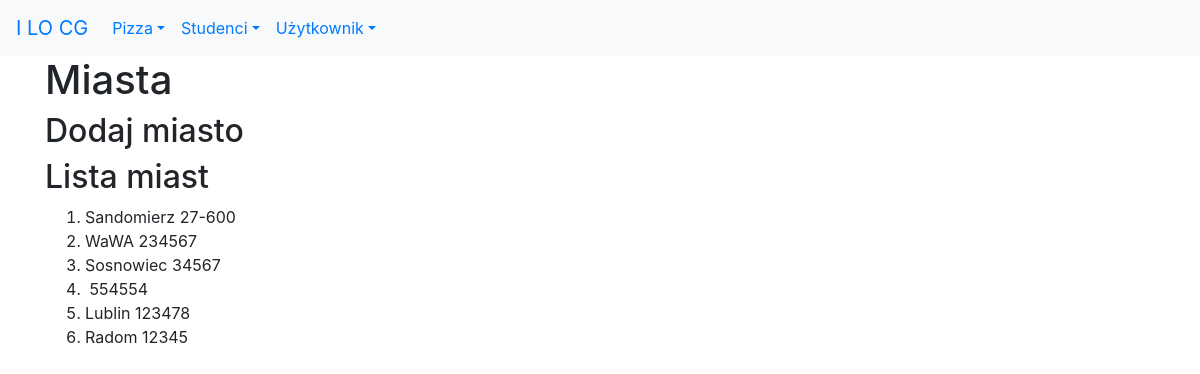
Page /studenci/miasta/ on the earlier database version.
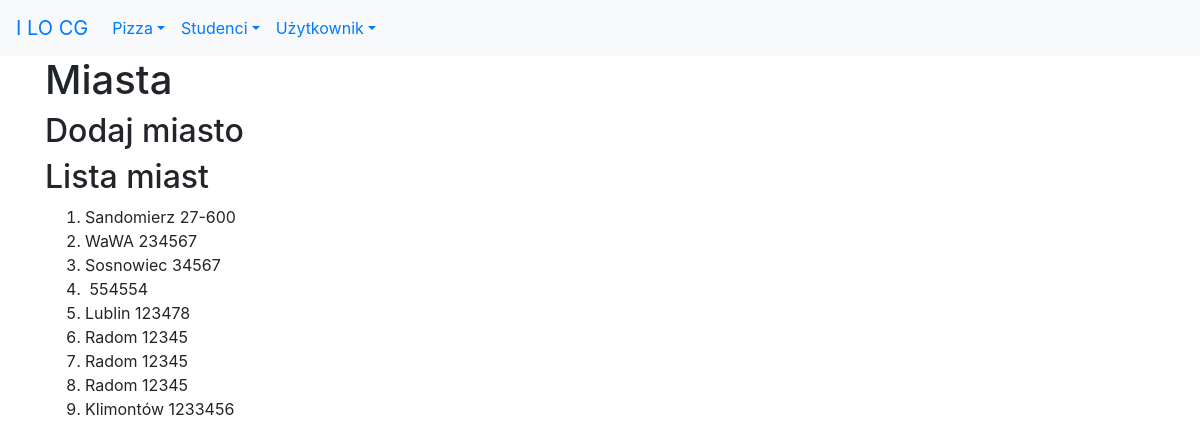
Same page on the later database version.
### studenci/models.py (models this page shows, shortened)
class Miasto(models.Model):
    nazwa = models.CharField(verbose_name='miasto', max_length=30)
    kod = models.CharField(max_length=6, help_text="Wpisz kod pocztowy")
    class Meta:
        verbose_name_plural = "miasta"

### studenci/views.py (the view)
# urls.py: path('miasta/', views.miasta, name='miasta'),
def miasta(request):
    if request.method == 'POST':
        form = MiastaForm(request.POST)
        if form.is_valid():
            print(form.cleaned_data)
            m = Miasto(nazwa=form.cleaned_data['nazwa'], kod=form.cleaned_data['kod'])
            m.save()
            messages.success(request, "Dobrze!!!")
            return redirect(reverse('studenci:miasta'))
        else:
            messages.error(request, "Ło ty oszukisto skubany!!!")
    else:
        form = MiastaForm()
    miasta = Miasto.objects.all()
    kontekst = {'miasta': miasta, 'form': form}
    return render(request, 'studenci/miasta.html', kontekst)

### studenci/templates/studenci/miasta.html (shortened to what this page needs)
{% extends 'szablon.html' %}
{% block naglowek %}Miasta{% endblock naglowek %}
{% block tresc %}
<h2>Dodaj miasto</h2>
<h2>Lista miast</h2>
<ol>
    {% for miasto in miasta %}
        <li>{{ miasto.nazwa }}&nbsp;{{ miasto.kod }}</li>
    {% endfor %}
</ol>
{% endblock tresc %}

### templates/szablon.html (shortened to what this page needs)
<!DOCTYPE html>
<html lang="pl">
<head>
    <link rel="stylesheet" href="https://stackpath.bootstrapcdn.com/bootstrap/4.3.1/css/bootstrap.min.css">
</head>
<body>
    <nav class="navbar navbar-expand-sm bg-light">
        <a class="navbar-brand" href="http://lo1.sandomierz.pl">I LO CG</a>
        <div class="collapse navbar-collapse" id="collapsibleNavbar">
            <ul class="navbar-nav">
                <li class="nav-item dropdown">
                    <a href="#" class="nav-link dropdown-toggle" data-toggle="dropdown" role="button">Pizza</a>
                </li>
            <li class="nav-item dropdown">
                    <a href="#" class="nav-link dropdown-toggle" data-toggle="dropdown" role="button">Studenci</a>
                </li>
                <li class="nav-item dropdown">
                    <a href="#" class="nav-link dropdown-toggle" data-toggle="dropdown" role="button">Użytkownik</a>
                </li>
            </ul>
        </div>
    </nav>
    <div class="container">
        <div class="row">
            <div class="col">
<h1>{% block naglowek %}Projekt Django{% endblock naglowek %}</h1>
{% block tresc %}
{% endblock tresc %}
            </div>
        </div>
    </div>
</body>
</html></html>

Differences in the rows shown:
added Miasto: nazwa "Radom", kod "12345"
added Miasto: nazwa "Radom", kod "12345"
added Miasto: nazwa "Klimontów", kod "1233456"
